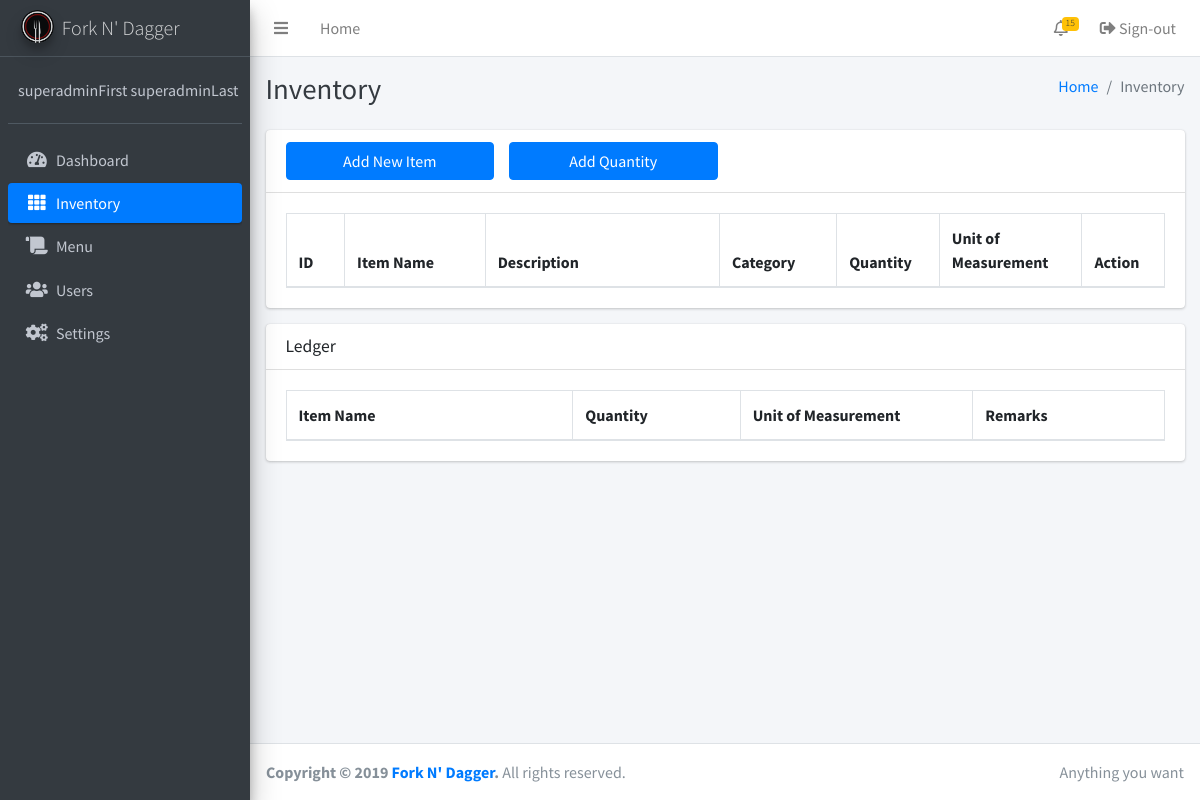
The page /inventory.php (signed in) on the database as committed earlier.
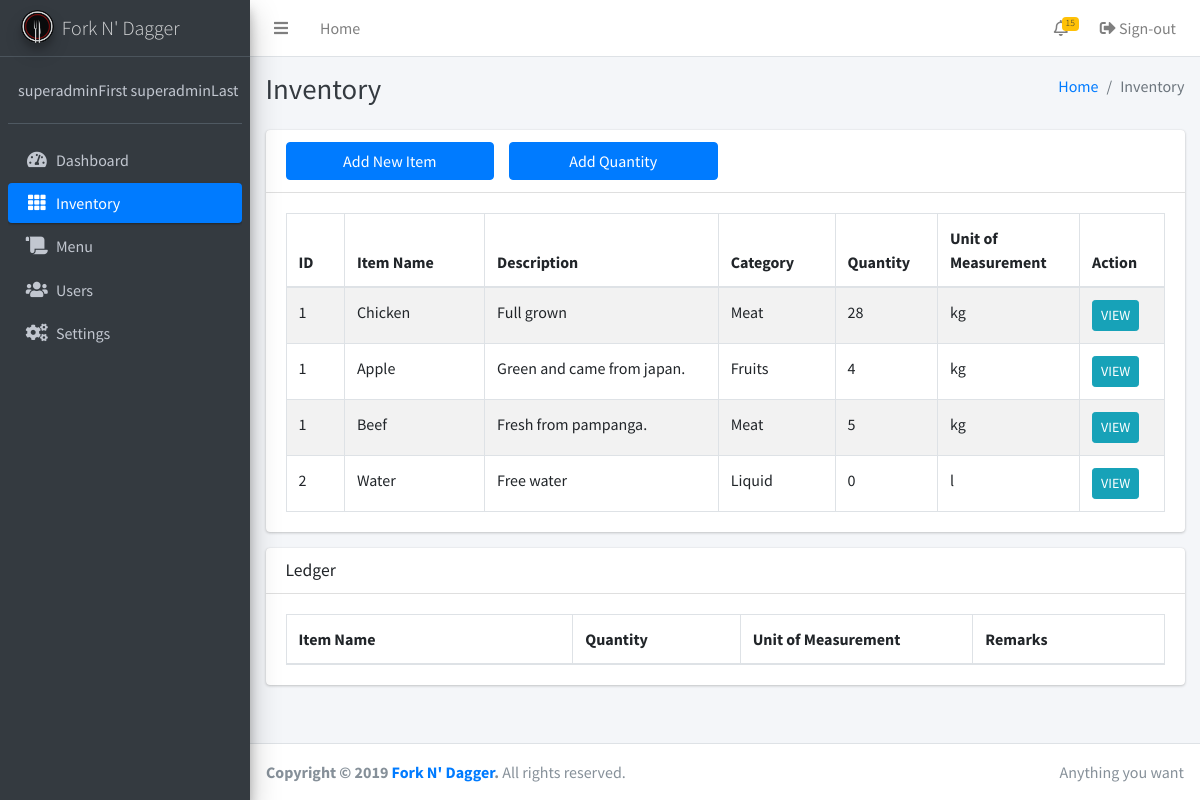
The same page on the database as committed later.
### tables this page shows
CREATE TABLE IF NOT EXISTS `inventory` (
  `id` bigint(255) NOT NULL AUTO_INCREMENT,
  `itemname` varchar(255) NOT NULL,
  `description` varchar(255) NOT NULL,
  `quantity` int(255) NOT NULL,
  `categoryID` int(255) NOT NULL,
  `unitID` int(255) NOT NULL,
  `timestamp` timestamp(6) NOT NULL,
  `adminID` int(255) NOT NULL,
  PRIMARY KEY (`id`)
);

CREATE TABLE IF NOT EXISTS `uom` (
  `id` bigint(255) NOT NULL AUTO_INCREMENT,
  `uomname` varchar(255) NOT NULL,
  PRIMARY KEY (`id`),
  UNIQUE KEY `name` (`uomname`)
);

CREATE TABLE IF NOT EXISTS `category` (
  `id` bigint(255) NOT NULL AUTO_INCREMENT,
  `categoryname` text NOT NULL,
  PRIMARY KEY (`id`)
);

### inc/session.php (called while the page is built, shortened)
<?php
	include 'inc/conn.php';;
	if(isset($_SESSION['admin'])){
		$query = $conn -> prepare("SELECT * FROM admins WHERE id = ? ");
		$query -> bind_param("s", $variable);
		$query -> execute();
		$result = $query->get_result();
		$user = mysqli_fetch_assoc($result);
		$role = $user['role'];
	}
	else{
		header('location: home.php');
		exit();
	}
?>

### inventory.php (the view, shortened to what this page needs)
<?php include 'inc/session.php'; ?>
<?php include 'inc/header.php'; ?>
<body class="hold-transition sidebar-mini">
<div class="wrapper">
<?php
include 'inc/navbar.php'; ?>
<div class="content-wrapper">
<?php if ($role == 'Super User'): ?>
    <div class="content-header">
      <div class="container-fluid">
        <div class="row mb-2">
          <div class="col-sm-6">
            <h1 class="m-0 text-dark">Inventory</h1>
          </div>
          <div class="col-sm-6">
            <ol class="breadcrumb float-sm-right">
              <li class="breadcrumb-item"><a href="#">Home</a></li>
              <li class="breadcrumb-item active">Inventory</li>
            </ol>
          </div>
        </div>
      </div>
    </div>
    <div class="content">
      <div class="container">
        <div class="row">
          <div class="col-12">
            <div class="card">
              <div class="card-header">
                <div class="row">
                  <div class="col-3">
                  <button type="button" class="btn btn-block btn-primary" data-toggle="modal" data-target="#item">Add New Item</button>
                  </div>
                  <div class="col-3">
                  <button type="button" class="btn btn-block btn-primary" data-toggle="modal" data-target="#quantity">Add Quantity</button>
                  </div>
                </div>
              </div>
              <div class="card-body">
                <table class="table table-bordered table-striped display">
                  <thead>
                  <tr>
                    <th width="50">ID</th>
                    <th width="120">Item Name</th>
                    <th width="200">Description</th>
                    <th width="100">Category</th>
                    <th width="50">Quantity</th>
                    <th width="30">Unit of Measurement</th>
                    <th width="50">Action</th>
                  </tr>
                  </thead>
                  <tbody>
                  <?php
                  $result3 = mysqli_query($conn, "SELECT * FROM inventory join category on inventory.categoryID = category.id join uom on inventory.unitID = uom.id");
                  while ($row = mysqli_fetch_array($result3)) {
                        ?>
                  <tr>
                    <td><?php echo $row['id'];?></td>
                    <td><?php echo ucwords($row['itemname']);?></td>
                    <td><?php echo ucfirst($row['description']);?></td>
                    <td><?php echo ucwords($row['categoryname']);?></td>
                    <td><?php echo $row['quantity'];?></td>
                    <td><?php echo strtolower($row['uomname']);?></td>
                    <td><a href="editinventory.php?id=<?php echo $row['id'];?>" class="btn btn-info btn-sm m-0">VIEW</a></td>
                  </tr>
                  <?php   } ?>
                  </tbody>
                </table>
              </div>
            </div>
          </div>
        </div>
        <div class="row">
          <div class="col-12">
            <div class="card">
              <div class="card-header">
                <h3 class="card-title">Ledger</h3>
              </div>
              <div class="card-body">
                <table class="table table-bordered table-striped display">
                  <thead>
                  <tr>
                    <th width="150">Item Name</th>
                    <th width="30">Quantity</th>
                    <th width="30">Unit of Measurement</th>
                    <th width="100">Remarks</th>
                  </tr>
                  </thead>
                </table>
              </div>
            </div>
          </div>
        </div>
      </div>
    </div>
</div>
<?php else: ?>
  <?php include 'forbidden.php'; ?>
<?php endif ?>
  <?php include 'inc/footer.php'; ?>
</div>
</body>
</html>

Rows that differ between the two databases and show on the page:
now on this page (row edited): inventory: uom.id "1", itemname "Chicken", description "Full grown", categoryID.categoryname "Meat", quantity "28", uom.uomname "kg"
now on this page (row edited): inventory: uom.id "1", itemname "Apple", description "Green and came from japan.", categoryID.categoryname "Fruits", quantity "4", uom.uomname "kg"
now on this page (row edited): inventory: uom.id "1", itemname "Beef", description "Fresh from pampanga.", categoryID.categoryname "Meat", quantity "5", uom.uomname "kg"
now on this page (row edited): inventory: uom.id "2", itemname "Water", description "Free water", categoryID.categoryname "Liquid", quantity "0", uom.uomname "l"
